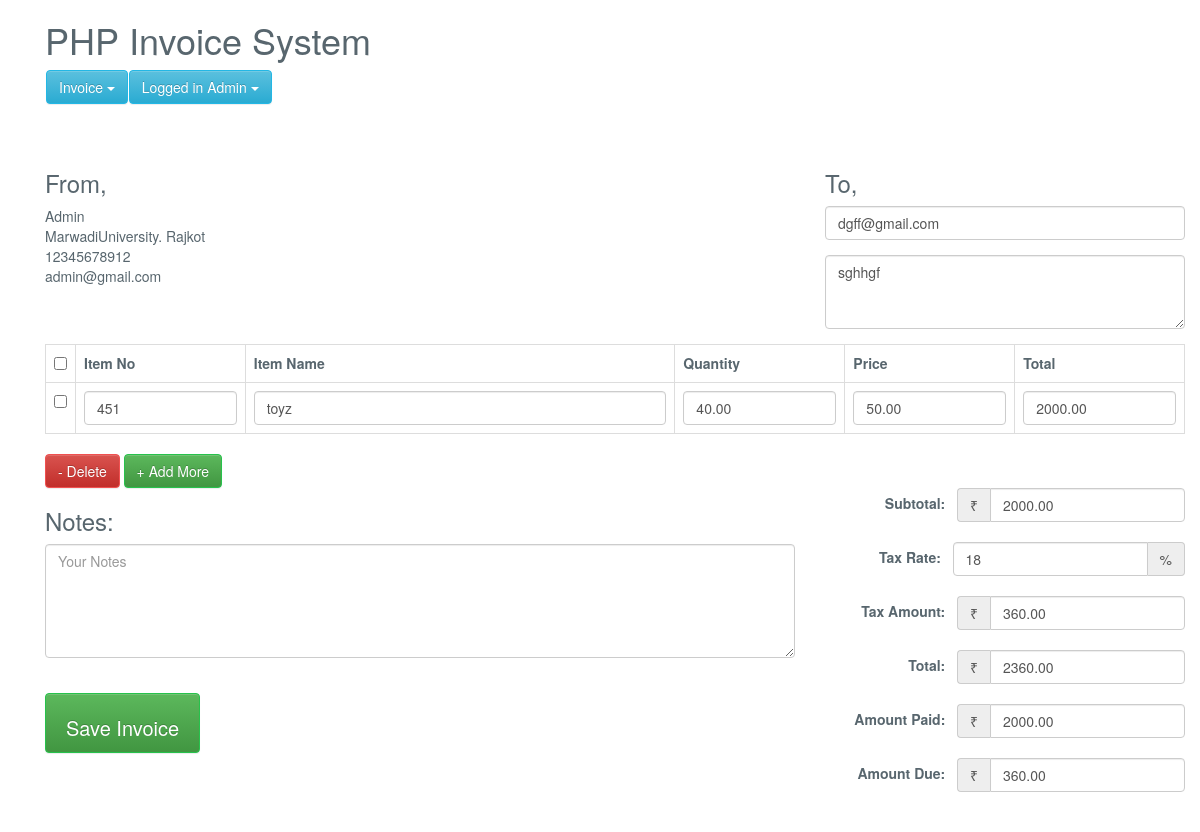
The app's page /edit_invoice.php?update_id=688 (signed in) with its own data.
### tables this page shows
CREATE TABLE `invoice_order` (
  `order_id` int(11) NOT NULL,
  `user_id` int(11) NOT NULL,
  `order_date` timestamp NOT NULL DEFAULT current_timestamp(),
  `order_receiver_name` varchar(250) NOT NULL,
  `order_receiver_address` text NOT NULL,
  `order_total_before_tax` decimal(10,2) NOT NULL,
  `order_total_tax` decimal(10,2) NOT NULL,
  `order_tax_per` varchar(250) NOT NULL,
  `order_total_after_tax` double(10,2) NOT NULL,
  `order_amount_paid` decimal(10,2) NOT NULL,
  `order_total_amount_due` decimal(10,2) NOT NULL,
  `note` text NOT NULL
);

CREATE TABLE `invoice_order_item` (
  `order_item_id` int(11) NOT NULL,
  `order_id` int(11) NOT NULL,
  `item_code` varchar(250) NOT NULL,
  `item_name` varchar(250) NOT NULL,
  `order_item_quantity` decimal(10,2) NOT NULL,
  `order_item_price` decimal(10,2) NOT NULL,
  `order_item_final_amount` decimal(10,2) NOT NULL
);

### Invoice.php (called while the page is built, shortened)
<?php
class Invoice{
	private $host  = 'localhost';
    private $user  = 'root';
    private $password   = "";
    private $database  = "invoice_system";
    private $invoiceOrderTable = 'invoice_order';
	private $invoiceOrderItemTable = 'invoice_order_item';
	private $dbConnect = false;
    public function __construct(){
        if(!$this->dbConnect){
            $conn = new mysqli($this->host, $this->user, $this->password, $this->database);
            if($conn->connect_error){
                die("Error failed to connect to MySQL: " . $conn->connect_error);
            }else{
                $this->dbConnect = $conn;
            }
        }
    }
	private function getData($sqlQuery) {
		$result = mysqli_query($this->dbConnect, $sqlQuery);
		$data= array();
		while ($row = mysqli_fetch_array($result, MYSQLI_ASSOC)) {
			$data[]=$row;
		}
		return $data;
	}
	public function getInvoice($invoiceId){
		$sqlQuery = "
			SELECT * FROM ".$this->invoiceOrderTable."
			WHERE user_id = '".$_SESSION['userid']."' AND order_id = '$invoiceId'";
		$result = mysqli_query($this->dbConnect, $sqlQuery);
		$row = mysqli_fetch_array($result, MYSQLI_ASSOC);
		return $row;
	}
	public function getInvoiceItems($invoiceId){
		$sqlQuery = "
			SELECT * FROM ".$this->invoiceOrderItemTable."
			WHERE order_id = '$invoiceId'";
		return  $this->getData($sqlQuery);
	}
}
?>

### edit_invoice.php (the view, shortened to what this page needs)
<?php
include('inc/header.php');
include 'Invoice.php';
$invoice = new Invoice();
$invoice->checkLoggedIn();
if(!empty($_GET['update_id']) && $_GET['update_id']) {
	$invoiceValues = $invoice->getInvoice($_GET['update_id']);
	$invoiceItems = $invoice->getInvoiceItems($_GET['update_id']);
}
?>
<link href="css/style.css" rel="stylesheet">
<?php include('inc/container.php');?>
<div class="container content-invoice">
    	<form action="" id="invoice-form" method="post" class="invoice-form" role="form" novalidate="">
	    	<div class="load-animate animated fadeInUp">
		    	<div class="row">
		    		<div class="col-xs-8 col-sm-8 col-md-8 col-lg-8">
		    			<h1 class="title">PHP Invoice System</h1>
						<?php include('menu.php');?>
		    		</div>
		    	</div>
		    	<div class="row">
		      		<div class="col-xs-12 col-sm-4 col-md-4 col-lg-4">
		      			<h3>From,</h3>
						<?php echo $_SESSION['user']; ?><br>
						<?php echo $_SESSION['address']; ?><br>
						<?php echo $_SESSION['mobile']; ?><br>
						<?php echo $_SESSION['email']; ?><br>
		      		</div>
		      		<div class="col-xs-12 col-sm-4 col-md-4 col-lg-4 pull-right">
		      			<h3>To,</h3>
		      			<div class="form-group">
							<input value="<?php echo $invoiceValues['order_receiver_name']; ?>" type="text" class="form-control" name="companyName" id="companyName" placeholder="Company Name" autocomplete="off">
						</div>
						<div class="form-group">
							<textarea class="form-control" rows="3" name="address" id="address" placeholder="Your Address"><?php echo $invoiceValues['order_receiver_address']; ?></textarea>
						</div>
		      		</div>
		      	</div>
		      	<div class="row">
		      		<div class="col-xs-12 col-sm-12 col-md-12 col-lg-12">
		      			<table class="table table-bordered table-hover" id="invoiceItem">
							<tr>
								<th width="2%"><input id="checkAll" class="formcontrol" type="checkbox"></th>
								<th width="15%">Item No</th>
								<th width="38%">Item Name</th>
								<th width="15%">Quantity</th>
								<th width="15%">Price</th>
								<th width="15%">Total</th>
							</tr>
							<?php
							$count = 0;
							foreach($invoiceItems as $invoiceItem){
								$count++;
							?>
							<tr>
								<td><input class="itemRow" type="checkbox"></td>
								<td><input type="text" value="<?php echo $invoiceItem["item_code"]; ?>" name="productCode[]" id="productCode_<?php echo $count; ?>" class="form-control" autocomplete="off"></td>
								<td><input type="text" value="<?php echo $invoiceItem["item_name"]; ?>" name="productName[]" id="productName_<?php echo $count; ?>" class="form-control" autocomplete="off"></td>
								<td><input type="number" value="<?php echo $invoiceItem["order_item_quantity"]; ?>" name="quantity[]" id="quantity_<?php echo $count; ?>" class="form-control quantity" autocomplete="off"></td>
								<td><input type="number" value="<?php echo $invoiceItem["order_item_price"]; ?>" name="price[]" id="price_<?php echo $count; ?>" class="form-control price" autocomplete="off"></td>
								<td><input type="number" value="<?php echo $invoiceItem["order_item_final_amount"]; ?>" name="total[]" id="total_<?php echo $count; ?>" class="form-control total" autocomplete="off"></td>
							</tr>
							<?php } ?>
						</table>
		      		</div>
		      	</div>
		      	<div class="row">
		      		<div class="col-xs-12 col-sm-3 col-md-3 col-lg-3">
		      			<button class="btn btn-danger delete" id="removeRows" type="button">- Delete</button>
		      			<button class="btn btn-success" id="addRows" type="button">+ Add More</button>
		      		</div>
		      	</div>
		      	<div class="row">
		      		<div class="col-xs-12 col-sm-8 col-md-8 col-lg-8">
		      			<h3>Notes: </h3>
		      			<div class="form-group">
							<textarea class="form-control txt" rows="5" name="notes" id="notes" placeholder="Your Notes"><?php echo $invoiceValues['note']; ?></textarea>
						</div>
						<br>
						<div class="form-group">
			      			<input data-loading-text="Updating Invoice..." type="submit" name="invoice_btn" value="Save Invoice" class="btn btn-success submit_btn invoice-save-btm">
			      		</div>
		      		</div>
		      		<div class="col-xs-12 col-sm-4 col-md-4 col-lg-4">
						<span class="form-inline">
							<div class="form-group">
								<label>Subtotal: &nbsp;</label>
								<div class="input-group">
									<div class="input-group-addon currency">₹</div>
									<input value="<?php echo $invoiceValues['order_total_before_tax']; ?>" type="number" class="form-control" name="subTotal" id="subTotal" placeholder="Subtotal">
								</div>
							</div>
							<div class="form-group">
								<label>Tax Rate: &nbsp;</label>
								<div class="input-group">
									<input value="<?php echo $invoiceValues['order_tax_per']; ?>" type="number" class="form-control" name="taxRate" id="taxRate" placeholder="Tax Rate">
									<div class="input-group-addon">%</div>
								</div>
							</div>
							<div class="form-group">
								<label>Tax Amount: &nbsp;</label>
								<div class="input-group">
									<div class="input-group-addon currency">₹</div>
									<input value="<?php echo $invoiceValues['order_total_tax']; ?>" type="number" class="form-control" name="taxAmount" id="taxAmount" placeholder="Tax Amount">
								</div>
							</div>
							<div class="form-group">
								<label>Total: &nbsp;</label>
								<div class="input-group">
									<div class="input-group-addon currency">₹</div>
									<input value="<?php echo $invoiceValues['order_total_after_tax']; ?>" type="number" class="form-control" name="totalAftertax" id="totalAftertax" placeholder="Total">
								</div>
							</div>
							<div class="form-group">
								<label>Amount Paid: &nbsp;</label>
								<div class="input-group">
									<div class="input-group-addon currency">₹</div>
									<input value="<?php echo $invoiceValues['order_amount_paid']; ?>" type="number" class="form-control" name="amountPaid" id="amountPaid" placeholder="Amount Paid">
								</div>
							</div>
							<div class="form-group">
								<label>Amount Due: &nbsp;</label>
								<div class="input-group">
									<div class="input-group-addon currency">₹</div>
									<input value="<?php echo $invoiceValues['order_total_amount_due']; ?>" type="number" class="form-control" name="amountDue" id="amountDue" placeholder="Amount Due">
								</div>
							</div>
						</span>
					</div>
		      	</div>
	      	</div>
		</form>
    </div>
</div>
<?php include('inc/footer.php');?>

### css/style.css (style rules this page uses)
html { background-color1: #f0f3f4; position: relative; min-height: 100%; }
body { background-color: transparent; color: #58666e; font-family: "Source Sans Pro","Helvetica Neue",Helvetica,Arial,sans-serif; font-size: 14px; line-height: 1.42857; }
.btn-success, .panel-success { background-color: #27c24c !important; border-color: #27c24c !important; color: #fff !important; }
.btn-danger, .panel-danger { background-color: #f05050; border-color: #f05050; color: #fff !important; }
input[type=number] { -moz-appearance: textfield; }
.form-inline .form-group { margin-bottom: 20px; float: right; }
.invoice-save-btm { height:60px;padding:20px;font-size:20px; }

### records on screen
invoice_order: companyName "dgff@gmail.com", address "sghhgf", subTotal "2000.00", taxRate "18", taxAmount "360.00", totalAftertax "2360.00", amountPaid "2000.00", amountDue "360.00"
invoice_order_item: item_code "451", item_name "toyz", order_item_quantity "40.00", order_item_price "50.00", order_item_final_amount "2000.00"

### other values on screen
$_SESSION['user'] "Admin"
$_SESSION['address'] "MarwadiUniversity. Rajkot"
$_SESSION['mobile'] "12345678912"
$_SESSION['email'] "admin@gmail.com"
